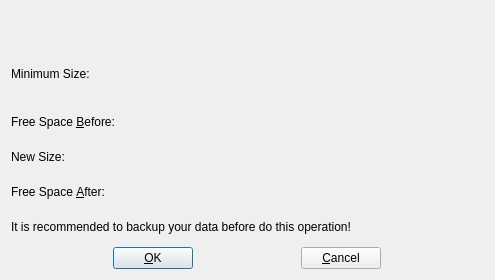
<ui version="4.0" >
 <class>QP_UIResize</class>
 <widget class="QDialog" name="QP_UIResize" >
  <property name="geometry" >
   <rect>
    <x>0</x>
    <y>0</y>
    <width>495</width>
    <height>280</height>
   </rect>
  </property>
  <property name="windowTitle" >
   <string>Resize partition</string>
  </property>
  <layout class="QVBoxLayout" >
   <property name="spacing" >
    <number>6</number>
   </property>
   <property name="leftMargin" >
    <number>11</number>
   </property>
   <property name="topMargin" >
    <number>11</number>
   </property>
   <property name="rightMargin" >
    <number>11</number>
   </property>
   <property name="bottomMargin" >
    <number>11</number>
   </property>
   <item>
    <widget class="QFrame" name="container" >
     <property name="sizePolicy" >
      <sizepolicy vsizetype="Fixed" hsizetype="Preferred" >
       <horstretch>0</horstretch>
       <verstretch>0</verstretch>
      </sizepolicy>
     </property>
     <property name="minimumSize" >
      <size>
       <width>0</width>
       <height>50</height>
      </size>
     </property>
     <property name="frameShape" >
      <enum>QFrame::NoFrame</enum>
     </property>
     <property name="frameShadow" >
      <enum>QFrame::Plain</enum>
     </property>
     <property name="lineWidth" >
      <number>3</number>
     </property>
    </widget>
   </item>
   <item>
    <layout class="QHBoxLayout" >
     <item>
      <widget class="QLabel" name="lblMinimumSize" >
       <property name="sizePolicy" >
        <sizepolicy vsizetype="Fixed" hsizetype="Preferred" >
         <horstretch>0</horstretch>
         <verstretch>0</verstretch>
        </sizepolicy>
       </property>
       <property name="text" >
        <string>Minimum Size:</string>
       </property>
       <property name="wordWrap" >
        <bool>false</bool>
       </property>
      </widget>
     </item>
    </layout>
   </item>
   <item>
    <spacer>
     <property name="orientation" >
      <enum>Qt::Vertical</enum>
     </property>
     <property name="sizeType" >
      <enum>QSizePolicy::Fixed</enum>
     </property>
     <property name="sizeHint" >
      <size>
       <width>20</width>
       <height>20</height>
      </size>
     </property>
    </spacer>
   </item>
   <item>
    <layout class="QHBoxLayout" >
     <item>
      <widget class="QLabel" name="lbl1" >
       <property name="text" >
        <string>Free Space &amp;Before:</string>
       </property>
       <property name="wordWrap" >
        <bool>false</bool>
       </property>
       <property name="buddy" >
        <cstring>spinFreeBefore</cstring>
       </property>
      </widget>
     </item>
     <item>
      <widget class="QP_ComboSpin" native="1" name="spinFreeBefore" />
     </item>
    </layout>
   </item>
   <item>
    <layout class="QHBoxLayout" >
     <item>
      <widget class="QLabel" name="lbl2" >
       <property name="text" >
        <string>New Size:</string>
       </property>
       <property name="wordWrap" >
        <bool>false</bool>
       </property>
      </widget>
     </item>
     <item>
      <widget class="QP_ComboSpin" native="1" name="spinNewSize" />
     </item>
    </layout>
   </item>
   <item>
    <layout class="QHBoxLayout" >
     <item>
      <widget class="QLabel" name="lbl4" >
       <property name="text" >
        <string>Free Space &amp;After:</string>
       </property>
       <property name="wordWrap" >
        <bool>false</bool>
       </property>
       <property name="buddy" >
        <cstring>spinFreeAfter</cstring>
       </property>
      </widget>
     </item>
     <item>
      <widget class="QP_ComboSpin" native="1" name="spinFreeAfter" />
     </item>
    </layout>
   </item>
   <item>
    <widget class="QLabel" name="lblMessage" >
     <property name="text" >
      <string>It is recommended to backup your data before do this operation!</string>
     </property>
     <property name="wordWrap" >
      <bool>false</bool>
     </property>
    </widget>
   </item>
   <item>
    <layout class="QHBoxLayout" >
     <property name="spacing" >
      <number>6</number>
     </property>
     <property name="leftMargin" >
      <number>0</number>
     </property>
     <property name="topMargin" >
      <number>0</number>
     </property>
     <property name="rightMargin" >
      <number>0</number>
     </property>
     <property name="bottomMargin" >
      <number>0</number>
     </property>
     <item>
      <widget class="QPushButton" name="btnOk" >
       <property name="sizePolicy" >
        <sizepolicy vsizetype="Fixed" hsizetype="Fixed" >
         <horstretch>0</horstretch>
         <verstretch>0</verstretch>
        </sizepolicy>
       </property>
       <property name="text" >
        <string>&amp;OK</string>
       </property>
      </widget>
     </item>
     <item>
      <widget class="QPushButton" name="btnCancel" >
       <property name="sizePolicy" >
        <sizepolicy vsizetype="Fixed" hsizetype="Fixed" >
         <horstretch>0</horstretch>
         <verstretch>0</verstretch>
        </sizepolicy>
       </property>
       <property name="text" >
        <string>&amp;Cancel</string>
       </property>
      </widget>
     </item>
    </layout>
   </item>
  </layout>
 </widget>
 <layoutdefault spacing="6" margin="11" />
 <customwidgets>
  <customwidget>
   <class>QP_ComboSpin</class>
   <extends>QWidget</extends>
   <header>qp_combospin.h</header>
  </customwidget>
 </customwidgets>
 <includes>
  <include location="local" >qp_combospin.h</include>
  <include location="local" >qp_combospin.h</include>
  <include location="local" >qp_combospin.h</include>
 </includes>
 <resources/>
 <connections>
  <connection>
   <sender>btnCancel</sender>
   <signal>clicked()</signal>
   <receiver>QP_UIResize</receiver>
   <slot>reject()</slot>
   <hints>
    <hint type="sourcelabel" >
     <x>20</x>
     <y>20</y>
    </hint>
    <hint type="destinationlabel" >
     <x>20</x>
     <y>20</y>
    </hint>
   </hints>
  </connection>
  <connection>
   <sender>btnOk</sender>
   <signal>clicked()</signal>
   <receiver>QP_UIResize</receiver>
   <slot>accept()</slot>
   <hints>
    <hint type="sourcelabel" >
     <x>20</x>
     <y>20</y>
    </hint>
    <hint type="destinationlabel" >
     <x>20</x>
     <y>20</y>
    </hint>
   </hints>
  </connection>
 </connections>
</ui>
